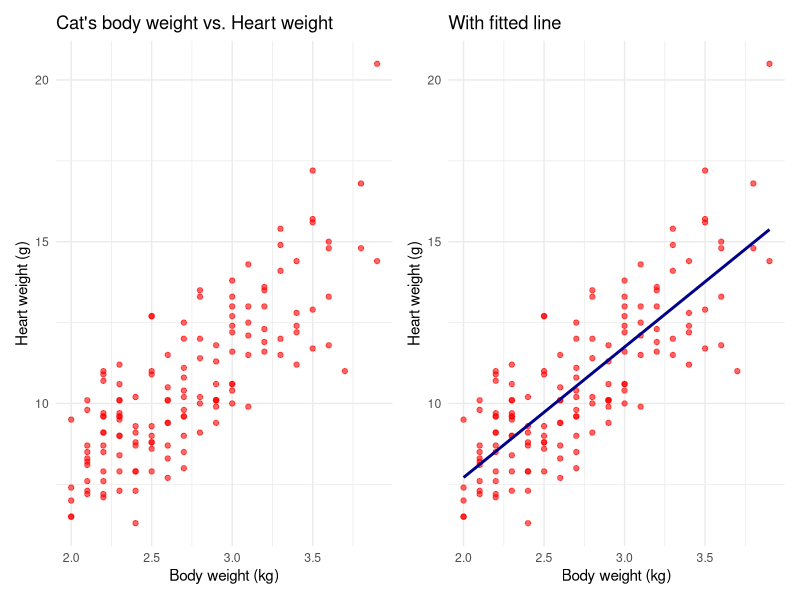
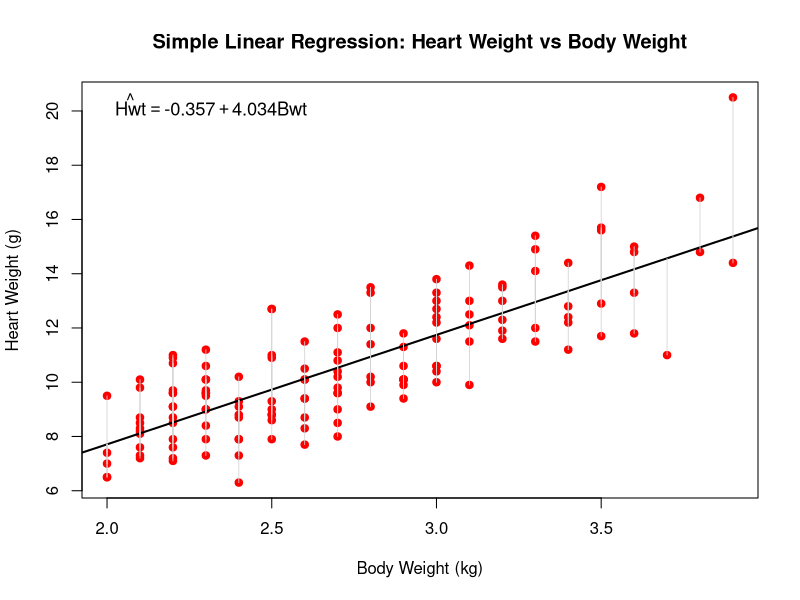

These charts were generated, in order, by the following R code:
## ---- chunk 1
#| echo: false
#| warning: false
#| message: false

library(ggplot2)
library(MASS)
library(patchwork)

# Plot 1: Simple scatter plot
p1 <- ggplot(cats, aes(x = Bwt, y = Hwt)) +
  geom_point(color = "red", alpha = 0.6) +
  labs(x = "Body weight (kg)",
       y = "Heart weight (g)",
       title = "Cat's body weight vs. Heart weight") +
  theme_minimal()

# Plot 2: Scatter + fitted line only
p2 <- ggplot(cats, aes(x = Bwt, y = Hwt)) +
  geom_point(color = "red", alpha = 0.6) +
  geom_smooth(method = "lm", se = FALSE,
              color = "darkblue", linewidth = 1) +
  labs(x = "Body weight (kg)",
       y = "Heart weight (g)",
       title = "With fitted line") +
  theme_minimal()

# Display side by side
p1 + p2
## ---- chunk 2
library(MASS)
head(cats)
? cats
model1 <- lm(Hwt ~ Bwt, data = cats)
model1

## ---- chunk 3
summary(model1)
## ---- chunk 4
#| echo: false
# Fitted values
fitted_vals <- fitted(model1)

plot(cats$Bwt, cats$Hwt,
     col = "red", pch = 19,
     xlab = "Body Weight (kg)",
     ylab = "Heart Weight (g)",
     main = "Simple Linear Regression: Heart Weight vs Body Weight")

# Fitted line
abline(model1, col = "black", lwd = 2)

# Vertical lines from each point to the fitted line (residuals)
segments(cats$Bwt, cats$Hwt,
         cats$Bwt, fitted_vals,
         col = "lightgrey", lwd = 0.8)

# Extract coefficients
b0 <- round(coef(model1)[1], 3)
b1 <- round(coef(model1)[2], 3)

# Add label to plot
legend("topleft",
       legend = bquote(hat(Hwt) == .(b0) + .(b1) * Bwt),
       bty = "n",
       cex = 1.1)
## ---- chunk 5
confint(model1)
## ---- chunk 6
#| echo: false
#| warning: false
#| message: false
library(MASS)
birthwt$race <- factor(birthwt$race, labels = c("white", "black", "other"))
## ---- chunk 7
#| echo: false
model2 <- lm(bwt ~ age, data = birthwt)
summary(model2)
## ---- chunk 8
#| echo: false
model3 <- lm(bwt ~ race, data = birthwt)
summary(model3)
## ---- chunk 9
#| echo: false
model4 <- lm(bwt ~ smoke, data = birthwt)
summary(model4)
## ---- chunk 10
#| echo: false
#| warning: false
#| message: false
library(MASS)
model5 <- lm(bwt ~ age + race + smoke, data = birthwt)
summary(model5)
## ---- chunk 11
#| echo: false
#| #| warning: false
library(polycor)
table(birthwt$race, birthwt$smoke)

## ---- chunk 12
fitted_values <- predict(model5)
